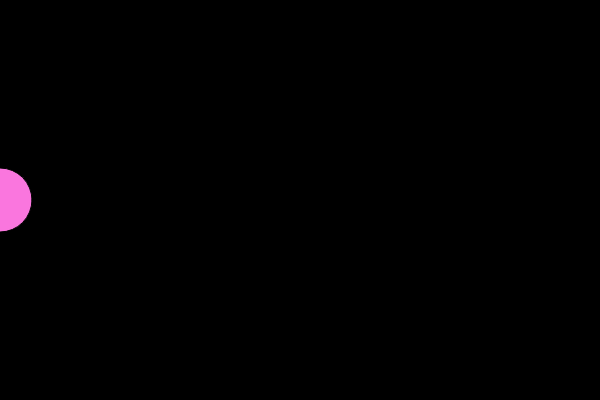
Frame 1 (no input)
Frame 60 (no input): identical to frame 1, image omitted
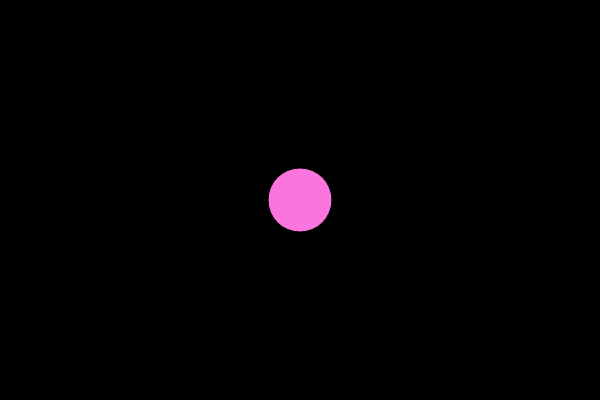
Frame 120 (the mouse pressed at the canvas centre since frame 60)

The p5.js sketch that drew these frames (run headless with seeded random() and noise() and a simulated clock; from frame 60 on, the mouse is pressed at the canvas centre):

// p5.js sketch
// ── sketch.js
var col=0;

function setup() {
	createCanvas(600, 400);
}

function draw() {
  //background
  background(col);
  //ellipse
  fill(250, 118, 222);
  ellipse(mouseX, 200, 64, 64);
}
